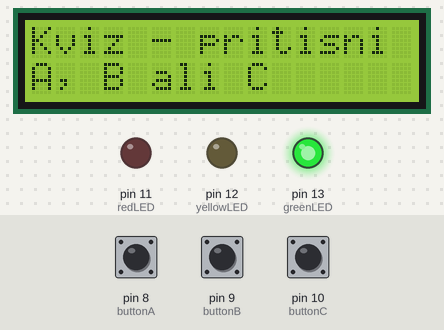
Recording of a sketch running on a simulated Arduino Uno, built with avr-gcc and run on an emulated ATmega328P. Shown: 16×2 character LCD, output pins drawn as LEDs (lit = HIGH). Dashed ring = blinking. The test bench sets the inputs (shaded band); at power-on: pin 8 (buttonA) LOW, pin 9 (buttonB) LOW, pin 10 (buttonC) LOW.

Above: at 1.3 s.
1.4 s: pin 8 (buttonA) pulled HIGH for 0.15 s
At 2.6 s:
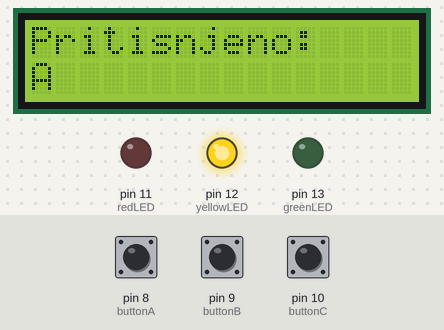
3.0 s: pin 9 (buttonB) pulled HIGH for 0.15 s
At 4.0 s:
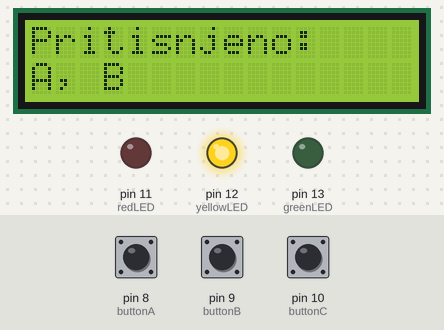
4.6 s: pin 10 (buttonC) pulled HIGH for 0.15 s
At 5.0 s:
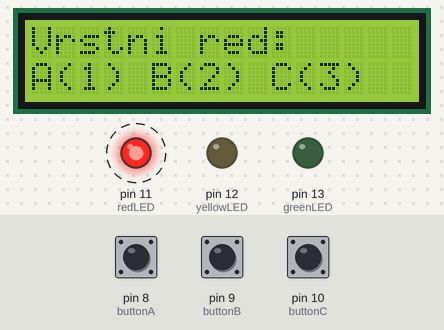
Timing chart, 0 to 13.1 s (numbered marks = the images above; inputs shaded):
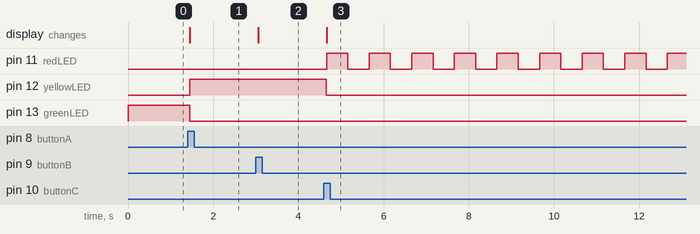

Measured:
- after the input at 1.4 s, pin 12 (yellowLED): LOW → HIGH after 0.05 s; pin 13 (greenLED): HIGH → LOW after 0.05 s; the display: changes after 0.05 s (image 1)
- after the input at 3.0 s, the display: changes after 0.05 s (image 2)
- after the input at 4.6 s, pin 11 (redLED): alternates HIGH for 0.50 s and LOW for 0.50 s, starting after 0.06 s; pin 12 (yellowLED): HIGH → LOW after 0.05 s; the display: changes after 0.06 s (image 3)

The sketch:

kviz.ino
```cpp
#include <LiquidCrystal.h>

// Definicija pinov
const int buttonA = 8;
const int buttonB = 9;
const int buttonC = 10;
const int redLED = 11;
const int yellowLED = 12;
const int greenLED = 13;

// LCD povezave
const int rs = 2, en = 3, d4 = 4, d5 = 5, d6 = 6, d7 = 7;
LiquidCrystal lcd(rs, en, d4, d5, d6, d7);

// Spremenljivke za stanje
int pressedOrder[3] = {0, 0, 0};
int pressCount = 0;
bool quizComplete = false;
bool buttonsEnabled = true;

void setup() {
  // Inicializacija pinov
  pinMode(buttonA, INPUT);
  pinMode(buttonB, INPUT);
  pinMode(buttonC, INPUT);
  pinMode(redLED, OUTPUT);
  pinMode(yellowLED, OUTPUT);
  pinMode(greenLED, OUTPUT);

  // Zagotovimo, da so LED izklopljene na začetku
  digitalWrite(redLED, LOW);
  digitalWrite(yellowLED, LOW);
  digitalWrite(greenLED, HIGH);

  // Inicializacija LCD
  lcd.begin(16, 2);

  // Začetni prikaz na LCD
  lcd.print("Kviz - pritisni");
  lcd.setCursor(0, 1);
  lcd.print("A, B ali C");

  // Počakamo, da se vse stabilizira
  delay(100);
}

void loop() {
  if (!quizComplete) {
    if (buttonsEnabled) {
      checkButtons();
    }

    // Posodobi LED indikatorje
    if (pressCount == 0) {
      digitalWrite(greenLED, HIGH);
      digitalWrite(yellowLED, LOW);
      digitalWrite(redLED, LOW);
    } else if (pressCount < 3) {
      digitalWrite(greenLED, LOW);
      digitalWrite(yellowLED, HIGH);
      digitalWrite(redLED, LOW);
    } else {
      // Vsi trije so pritisnili
      quizComplete = true;
      digitalWrite(yellowLED, LOW);
      digitalWrite(greenLED, LOW);
      showResults();
    }
  } else {
    // Utripanje rdeče LED
    digitalWrite(redLED, !digitalRead(redLED));
    delay(500);
  }
}

void checkButtons() {
  // Preveri tipko A
  if (digitalRead(buttonA) == HIGH && !isPressed(1)) {
    delay(50); // Debounce
    if (digitalRead(buttonA) == HIGH) {
      registerPress(1);
    }
  }

  // Preveri tipko B
  if (digitalRead(buttonB) == HIGH && !isPressed(2)) {
    delay(50); // Debounce
    if (digitalRead(buttonB) == HIGH) {
      registerPress(2);
    }
  }

  // Preveri tipko C
  if (digitalRead(buttonC) == HIGH && !isPressed(3)) {
    delay(50); // Debounce
    if (digitalRead(buttonC) == HIGH) {
      registerPress(3);
    }
  }
}

bool isPressed(int button) {
  for (int i = 0; i < 3; i++) {
    if (pressedOrder[i] == button) {
      return true;
    }
  }
  return false;
}

void registerPress(int button) {
  if (pressCount < 3) {
    pressedOrder[pressCount] = button;
    pressCount++;

    // Posodobi LCD
    lcd.clear();
    lcd.print("Pritisnjeno:");
    lcd.setCursor(0, 1);
    for (int i = 0; i < pressCount; i++) {
      switch (pressedOrder[i]) {
        case 1: lcd.print("A"); break;
        case 2: lcd.print("B"); break;
        case 3: lcd.print("C"); break;
      }
      if (i < pressCount - 1) lcd.print(", ");
    }
  }

  if (pressCount >= 3) {
    buttonsEnabled = false;
  }
}

void showResults() {
  lcd.clear();
  lcd.print("Vrstni red:");
  lcd.setCursor(0, 1);

  for (int i = 0; i < 3; i++) {
    switch (pressedOrder[i]) {
      case 1: lcd.print("A"); break;
      case 2: lcd.print("B"); break;
      case 3: lcd.print("C"); break;
    }

    lcd.print("(");
    lcd.print(i+1);
    lcd.print(")");

    if (i < 2) lcd.print(" ");
  }
}
```
